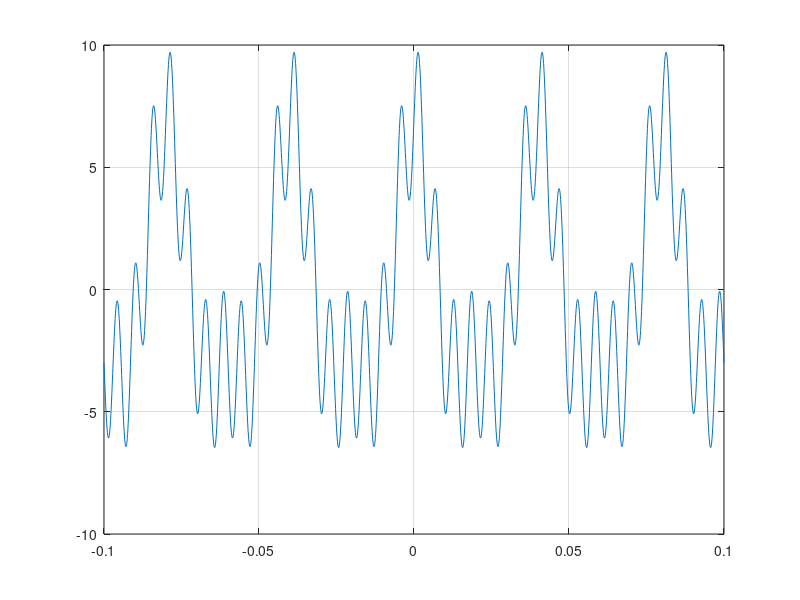
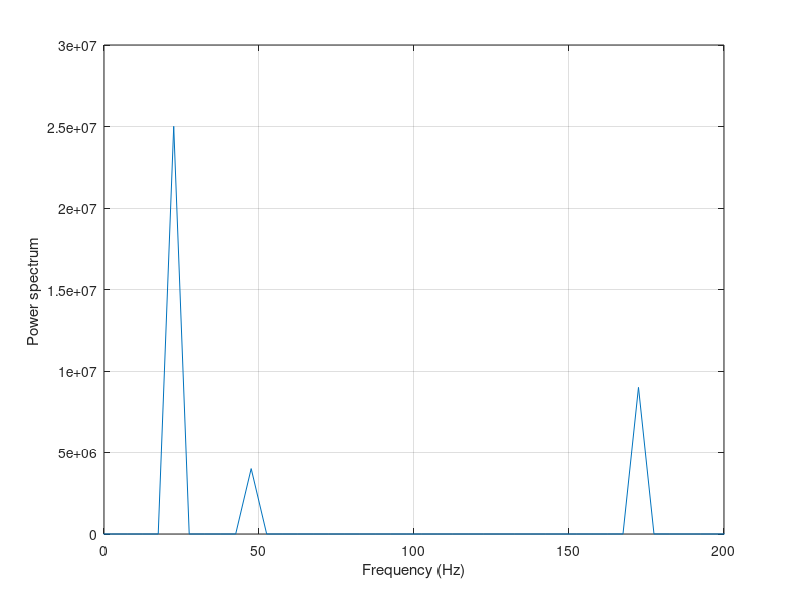
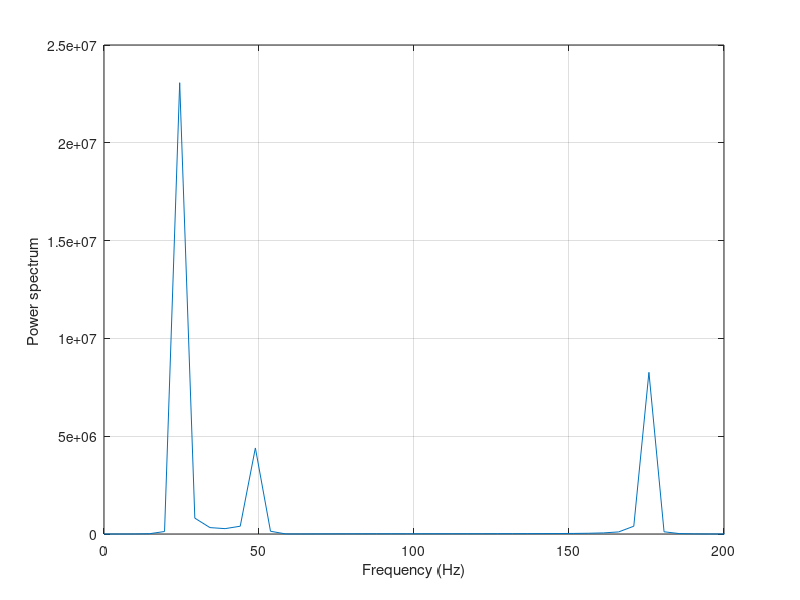

These charts were generated, in order, by the following MATLAB code:

clc;
clear all;
close all ;
clf; 
dt = 0.0001 ;
t= -0.1:dt:0.1 ;
xt = 5*cos(2*pi*25*t) + 2*cos(2*pi*50*t) + 3*sin(2*pi*175*t); 
x2t = sin(2*pi*50*t) ; % +cos(2*pi*90*t)+sin(2*pi*150*t); 
plot(t,xt)
grid on; 

np = length(t) ; 
fmax = 1/dt ; % 500 ;
df = fmax/np ; %1000/2000 ;
f = -fmax/2:df:fmax/2-df ; 

nfft = 2^nextpow2(np) ;
fpoints = fix(nfft/2) ; 
f2 = fmax*(0:nfft-1)/nfft ; 
faxis = f2(1:fpoints) ; 

xf = fft(xt);
xf = fftshift(xf);
xfa = abs(xf).^2;

xf2 = fft(xt,nfft) ;
xf2 = xf2(1:fpoints);
xfa2 = abs(xf2).^2;

figure(2) 
plot(f,xfa) ; 
%xlim([0 100]) ; 
grid on; 
xlim([0 200]) ; 
xlabel('Frequency (Hz)') ; 
ylabel('Power spectrum ') ; 

figure(3) ; 
plot(faxis,xfa2) ; 
xlim([0 200]) ; 
grid on ;
xlabel('Frequency (Hz)') ; 
ylabel('Power spectrum ') ; 
%*************************
% rng default;
% Fs = 1000; 
% dt = 1/Fs ; 
% t0 = 0:dt:(1-dt) ;
% xs = cos(2*pi*100.*t0) ; 
% ns = randn(size(t0));
% x = xs + ns ; 
% sound(x,Fs); 
% figure(3) 
% plot(t0,x) 
% 
% N = length(x);
% xdft = fft(x);  
% xdft = fftshift(xdft) ; 
% % xdft = xdft(1:N/2+1);
% len = length(x) ; 
% df = Fs/len ; 
% f = -(Fs/2):df:(Fs/2-df);
% figure(4)
% plot(f,abs(xdft)); 
% grid on;
% xlabel('Frequency (Hz)'); 
% ylabel('Power/Frequency (dB/Hz)');
